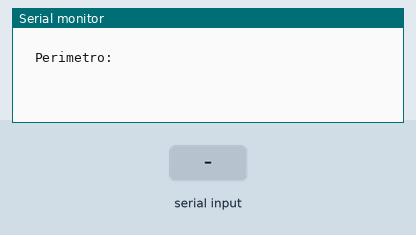
The sketch below on a simulated Arduino Uno, built with avr-gcc and run on an emulated ATmega328P. Shown: the last lines printed to the serial monitor. The inputs (shaded band) are chosen by the test bench.

Above: at 1.2 s.
1.3 s: "90,45,200\n" received over Serial
At 3.7 s:
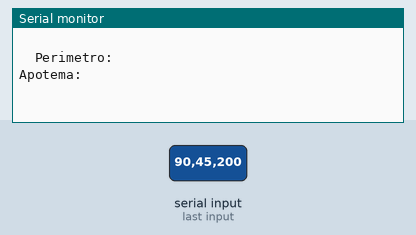
4.0 s: "30,150,10\n" received over Serial
At 6.1 s:
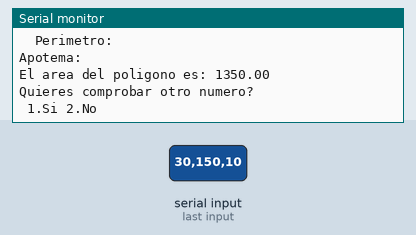
6.9 s: "90,45\n" received over Serial
At 9.3 s:
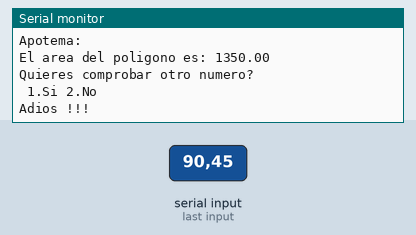

The sketch:

Prog_01_AreaDePoligono.ino
```cpp
enum estates {
  pedir_perimetro,
  leer_perimetro,
  pedir_apotema,
  leer_apotema,
  calcular_area,
  imprimir_area,
  reiniciar,
  seguir,
  terminado
};

int estado, tempN;
float area;
float perimetro;
float apotema;
String temp;

void setup() {
  // put your setup code here, to run once:
  Serial.begin(9600);
  //Serial.setTimeout(250);
  estado = 0;
}

void loop() {
  switch (estado) {
    case pedir_perimetro:
      Serial.print("  \n  Perimetro: ");
      Serial.println(" ");
      estado++;
      break;
    case leer_perimetro:
      if (Serial.available() > 0) {
        temp = Serial.readString();
        perimetro = temp.toInt();
        estado++;
      }
      break;
    case pedir_apotema:
      Serial.print("Apotema: ");
      Serial.println(" ");
      estado++;
      break;

    case leer_apotema:
      if (Serial.available() > 0) {
        temp = Serial.readString();
        apotema = temp.toInt();
        estado++;
      }
      break;
    case calcular_area:
      area = (perimetro*apotema)/2;
      estado++;
      break;
    case imprimir_area:
      Serial.print("El area del poligono es: "+String(area));
      Serial.println(" ");
      estado++;
      break;

      case reiniciar:
      Serial.println("Quieres comprobar otro numero? \n 1.Si 2.No");
          estado++;
        //estado = 0;
        break;

      case seguir:
        if(Serial.available()>0){
            temp= Serial.readString();
            tempN = temp.toInt();
            if(tempN == 1) estado = pedir_perimetro;
            else{
              Serial.println("Adios !!!");
              estado = terminado;
            }
        }
        break;
  }
  delay(100);
}
```

Measured:
- after the input at 1.3 s, the serial monitor: prints a new line after 1.2 s (image 1)
- after the input at 4.0 s, the serial monitor: prints a new line after 1.3 s (image 2)
- after the input at 6.9 s, the serial monitor: prints a new line after 1.0 s (image 3)
